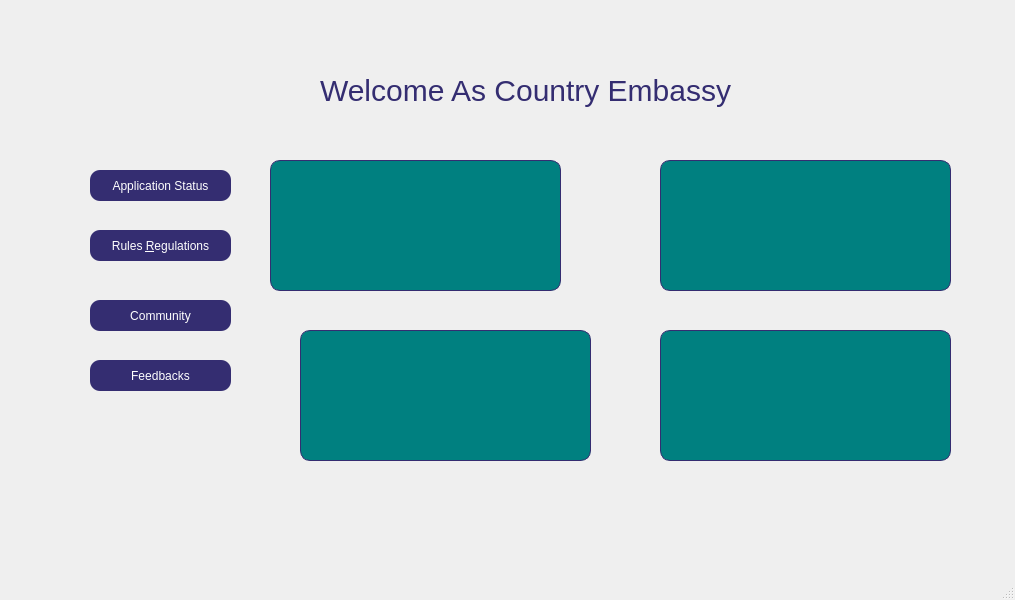
<?xml version="1.0" encoding="UTF-8"?>
<ui version="4.0">
 <class>MainWindow</class>
 <widget class="QMainWindow" name="MainWindow">
  <property name="geometry">
   <rect>
    <x>0</x>
    <y>0</y>
    <width>1015</width>
    <height>600</height>
   </rect>
  </property>
  <property name="windowTitle">
   <string>MainWindow</string>
  </property>
  <widget class="QWidget" name="centralwidget">
   <widget class="QLabel" name="label">
    <property name="geometry">
     <rect>
      <x>320</x>
      <y>70</y>
      <width>441</width>
      <height>41</height>
     </rect>
    </property>
    <property name="styleSheet">
     <string notr="true">font-family:'Montserrat';
font-size:30px;
color:rgb(52, 45, 113);
</string>
    </property>
    <property name="text">
     <string>Welcome As Country Embassy</string>
    </property>
   </widget>
   <widget class="QPushButton" name="InsertDataBtn">
    <property name="geometry">
     <rect>
      <x>90</x>
      <y>170</y>
      <width>141</width>
      <height>31</height>
     </rect>
    </property>
    <property name="cursor">
     <cursorShape>PointingHandCursor</cursorShape>
    </property>
    <property name="styleSheet">
     <string notr="true">QPushButton{
background-color:rgb(52, 45, 113);
color:white;
border-radius:10px;
font-size:12px;
}
QPushButton:hover
{
background-color: white;
color:rgb(52, 45, 113);
border:1px solid rgb(52, 45, 113);
transform:scale(1.2);
}</string>
    </property>
    <property name="text">
     <string>Application Status</string>
    </property>
   </widget>
   <widget class="QPushButton" name="InsertDataBtn_2">
    <property name="geometry">
     <rect>
      <x>90</x>
      <y>230</y>
      <width>141</width>
      <height>31</height>
     </rect>
    </property>
    <property name="cursor">
     <cursorShape>PointingHandCursor</cursorShape>
    </property>
    <property name="styleSheet">
     <string notr="true">QPushButton{
background-color:rgb(52, 45, 113);
color:white;
border-radius:10px;
font-size:12px;
}
QPushButton:hover
{
background-color: white;
color:rgb(52, 45, 113);
border:1px solid rgb(52, 45, 113);
transform:scale(1.2);
}</string>
    </property>
    <property name="text">
     <string>Rules &amp;Regulations</string>
    </property>
   </widget>
   <widget class="QPushButton" name="InsertDataBtn_3">
    <property name="geometry">
     <rect>
      <x>90</x>
      <y>300</y>
      <width>141</width>
      <height>31</height>
     </rect>
    </property>
    <property name="cursor">
     <cursorShape>PointingHandCursor</cursorShape>
    </property>
    <property name="styleSheet">
     <string notr="true">QPushButton{
background-color:rgb(52, 45, 113);
color:white;
border-radius:10px;
font-size:12px;
}
QPushButton:hover
{
background-color: white;
color:rgb(52, 45, 113);
border:1px solid rgb(52, 45, 113);
transform:scale(1.2);
}</string>
    </property>
    <property name="text">
     <string>Community</string>
    </property>
   </widget>
   <widget class="QPushButton" name="InsertDataBtn_4">
    <property name="geometry">
     <rect>
      <x>90</x>
      <y>360</y>
      <width>141</width>
      <height>31</height>
     </rect>
    </property>
    <property name="cursor">
     <cursorShape>PointingHandCursor</cursorShape>
    </property>
    <property name="styleSheet">
     <string notr="true">QPushButton{
background-color:rgb(52, 45, 113);
color:white;
border-radius:10px;
font-size:12px;
}
QPushButton:hover
{
background-color: white;
color:rgb(52, 45, 113);
border:1px solid rgb(52, 45, 113);
transform:scale(1.2);
}</string>
    </property>
    <property name="text">
     <string>Feedbacks</string>
    </property>
   </widget>
   <widget class="QLineEdit" name="lineEdit_4">
    <property name="geometry">
     <rect>
      <x>270</x>
      <y>160</y>
      <width>291</width>
      <height>131</height>
     </rect>
    </property>
    <property name="styleSheet">
     <string notr="true">border-radius: 10px;
border: 1px solid rgb(52, 45, 113);
padding:2px;
background-color:rgb(0,128,128);</string>
    </property>
    <property name="text">
     <string/>
    </property>
    <property name="readOnly">
     <bool>true</bool>
    </property>
   </widget>
   <widget class="QLineEdit" name="lineEdit_5">
    <property name="geometry">
     <rect>
      <x>660</x>
      <y>160</y>
      <width>291</width>
      <height>131</height>
     </rect>
    </property>
    <property name="styleSheet">
     <string notr="true">border-radius: 10px;
border: 1px solid rgb(52, 45, 113);
padding:2px;
background-color:rgb(0,128,128);</string>
    </property>
    <property name="text">
     <string/>
    </property>
    <property name="readOnly">
     <bool>true</bool>
    </property>
   </widget>
   <widget class="QLineEdit" name="lineEdit_6">
    <property name="geometry">
     <rect>
      <x>660</x>
      <y>330</y>
      <width>291</width>
      <height>131</height>
     </rect>
    </property>
    <property name="styleSheet">
     <string notr="true">border-radius: 10px;
border: 1px solid rgb(52, 45, 113);
padding:2px;
background-color:rgb(0,128,128);</string>
    </property>
    <property name="text">
     <string/>
    </property>
    <property name="readOnly">
     <bool>true</bool>
    </property>
   </widget>
   <widget class="QLineEdit" name="lineEdit_7">
    <property name="geometry">
     <rect>
      <x>300</x>
      <y>330</y>
      <width>291</width>
      <height>131</height>
     </rect>
    </property>
    <property name="styleSheet">
     <string notr="true">border-radius: 10px;
border: 1px solid rgb(52, 45, 113);
padding:2px;
background-color:rgb(0,128,128);</string>
    </property>
    <property name="text">
     <string/>
    </property>
    <property name="readOnly">
     <bool>true</bool>
    </property>
   </widget>
  </widget>
  <widget class="QMenuBar" name="menubar">
   <property name="geometry">
    <rect>
     <x>0</x>
     <y>0</y>
     <width>1015</width>
     <height>21</height>
    </rect>
   </property>
  </widget>
  <widget class="QStatusBar" name="statusbar"/>
 </widget>
 <resources/>
 <connections/>
</ui>
